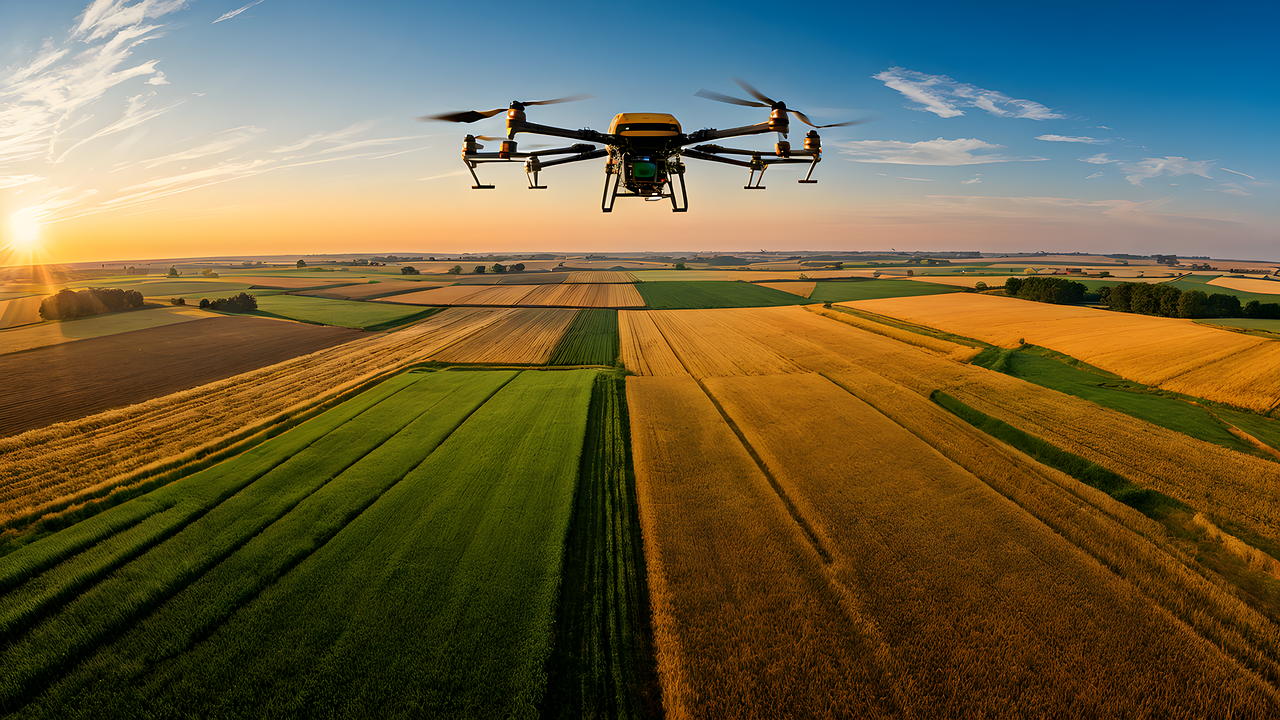
#> input picture intro to open cv-article/input1.png, 1280 x 720 px
$ python rotate.py
#> lines starting #> are read from the running program, lines starting #| are printed output that depends on the picture
import cv2 as cv
import numpy as np
import matplotlib.pyplot as plt

image = cv.imread("./input1.png")
#> image is the input picture: shape (720, 1280, 3); mean B, G, R 65, 97.2, 107

h, w = image.shape[:2]
#> h = 720; w = 1280
rotation_matrix = cv.getRotationMatrix2D((w/2,h/2), -180, 0.5)

rotated_image = cv.warpAffine(image, rotation_matrix, (w, h))
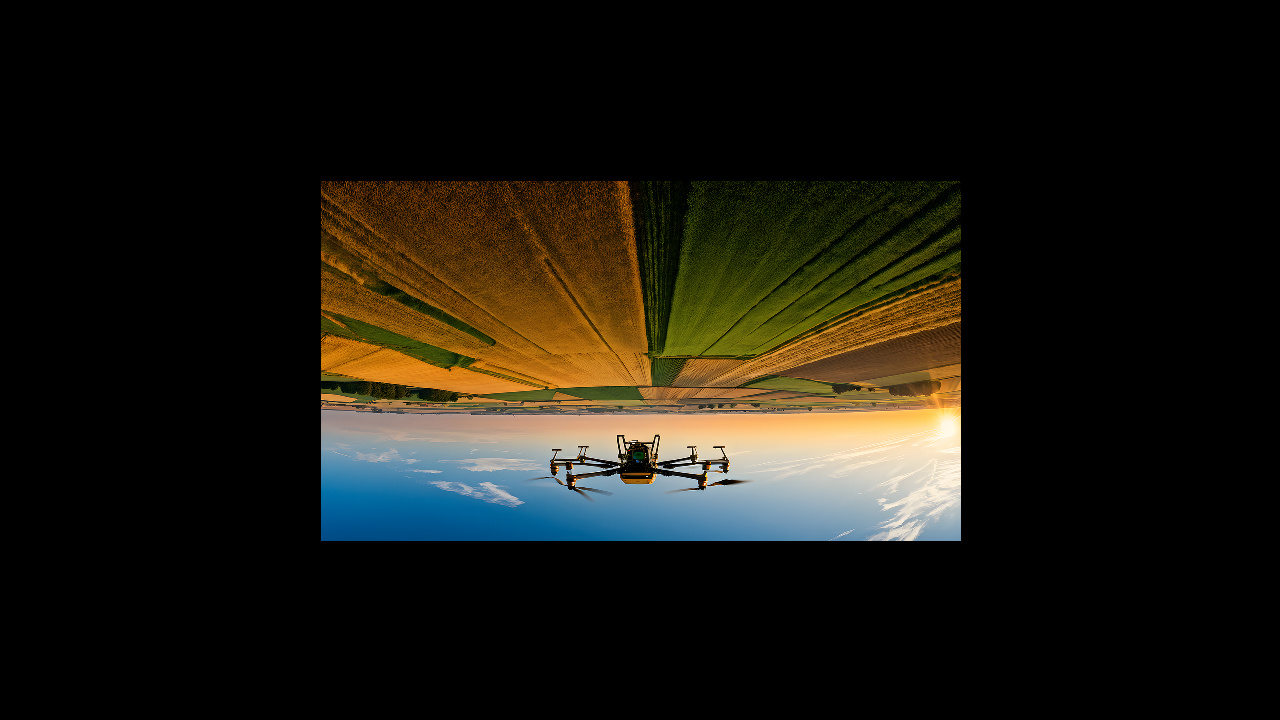
#> rotated_image: shape (720, 1280, 3); mean B, G, R 16.3, 24.3, 26.8

plt.imshow(cv.cvtColor(rotated_image, cv.COLOR_BGR2RGB))
plt.title("Rotation")
plt.show()
